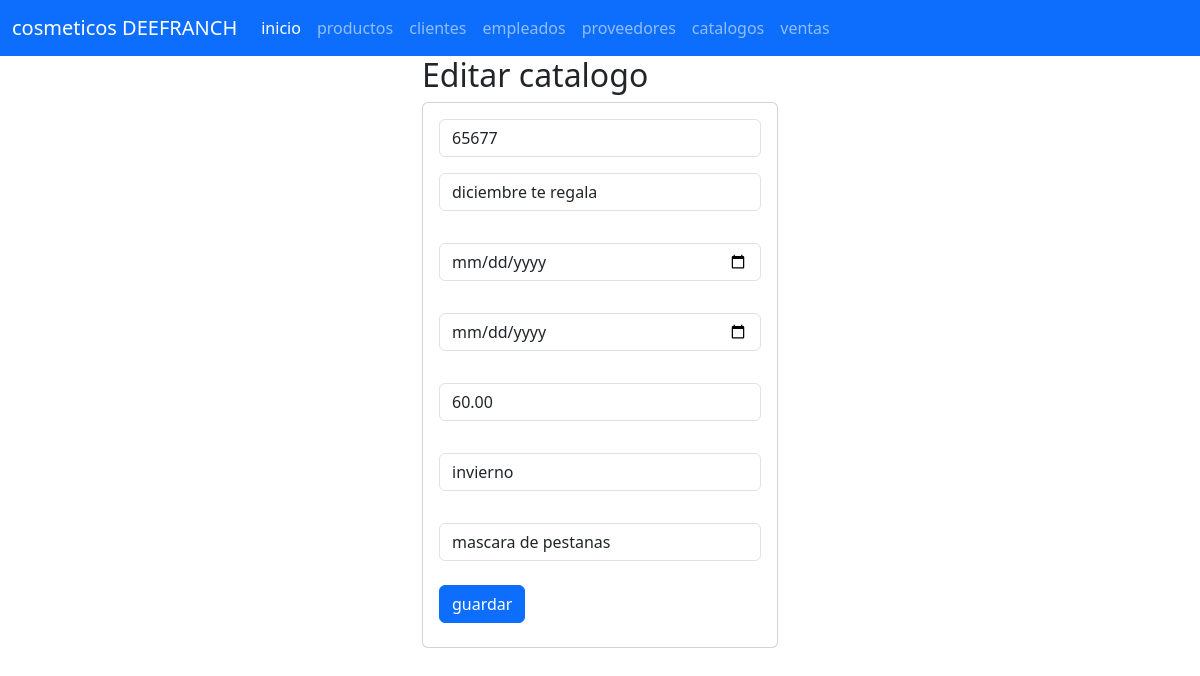
Screenshot of /seleccionarcatalogo/65677 with the database file from the repository.
### catalogo_app/models.py (models this page shows, shortened)
class Catalogo(models.Model):
    codigo=models.CharField(primary_key=True,max_length=6)
    fecha_inicio = models.DateField(null=True, blank=True)
    fecha_fin = models.DateField(null=True, blank=True)
    nombre = models.CharField(max_length=100)
    promocion= models.CharField(max_length=100)
    coleccion=models.CharField(max_length=100)
    novedad=models.CharField(max_length=100)

### catalogo_app/views.py (the view)
# urls.py: path("seleccionarcatalogo/<codigo>",views.SeleccionarCatalogo,name="seleccionarcatalogo"),
def SeleccionarCatalogo(request,codigo):
    loscata=Catalogo.objects.get(codigo=codigo)
    return render(request,"editarcata.html",{"loscata":loscata})

### catalogo_app/templates/editarcata.html
{% extends "base.html" %}
{% block cuerpo  %}
<div class="row">
    <div class="col-md-4 offset-md-4">
<h2>Editar catalogo</h2>
<div class="card">
    <div class="card-body">
        <form action="/editarcatalogo/" method="POST">{% csrf_token %}
            <div class="form-group">
                <input type="text" id="txtcod" name="txtcod" class="form-control" value="{{loscata.codigo}}" placeholder="codigo catalogo" minlenght="6" maxLenght="6" required>
            </div>
            <div class="form-group py-3">
                <input type="text" id="txtnombre" name="txtnombre"class="form-control" value="{{loscata.nombre}}" placeholder="nombre del catalogo"   maxLenght="100" required>
            </div>
            <div class="form-group py-3">
                <input type="date" id="numfechai" name="numfechai" class="form-control" value="{{loscata.fecha_inicio}}"  required>
            </div>
            <div class="form-group py-3">
                <input type="date" id="numfechaf" name="numfechaf" class="form-control" value="{{loscata.fecha_fin}}"  required>
            </div>
            <div class="form-group py-3">
                <input type="text" id="numprom" name="numprom" class="form-control" placeholder="Promocion" value="{{loscata.promocion}}"   maxLenght="100" required>
            </div>
            <div class="form-group py-3">
                <input type="text" id="txtcole" name="txtcole" class="form-control" placeholder="coleccion" value="{{loscata.coleccion}}"   maxLenght="100" required>
            </div>
            <div class="form-group py-3">
                <input type="text" id="txtnew" name="txtnew" class="form-control" placeholder="novedad" value="{{loscata.novedad}}"   maxLenght="100" required>
            </div>
            <div class="form-group py-2">
                <button type="submit" class="btn btn-primary">guardar</button>
            </div>
        </form>
    </div>
</div>
    </div>
</div>
{% endblock  %}

### rows the page displays
Catalogo: txtcod "65677", txtnombre "diciembre te regala", numprom "60.00", txtcole "invierno", txtnew "mascara de pestanas"
